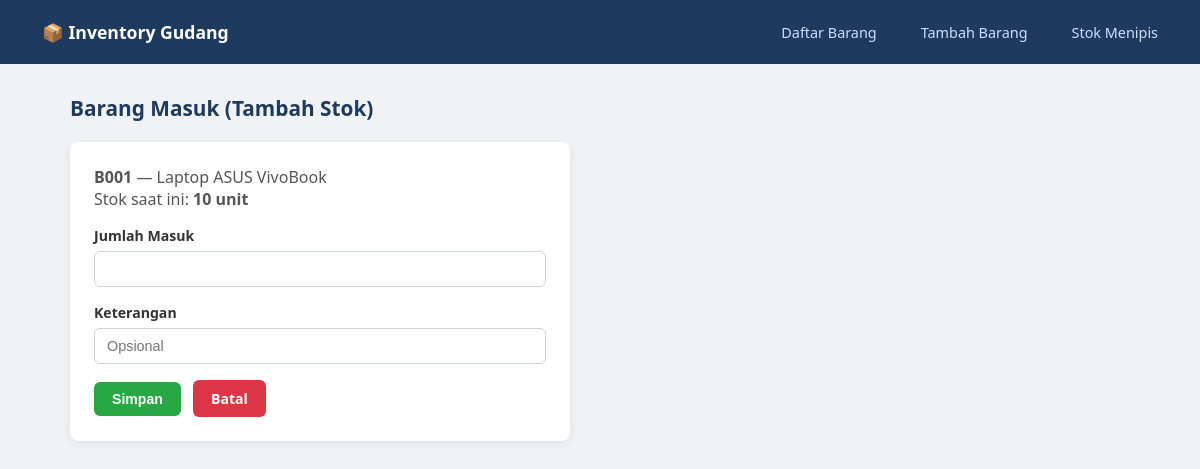
Page /barang_masuk.php?kode=B001 on the committed database.
### tables this page shows
CREATE TABLE IF NOT EXISTS barang (
    kode VARCHAR(10) PRIMARY KEY,
    nama VARCHAR(100) NOT NULL,
    kode_kategori VARCHAR(10) NOT NULL,
    satuan VARCHAR(20) NOT NULL,
    stok INT DEFAULT 0,
    harga_beli DECIMAL(15,2) DEFAULT 0,
    stok_minimum INT DEFAULT 5,
    FOREIGN KEY (kode_kategori) REFERENCES kategori(kode)
);

### barang_masuk.php (the view, shortened to what this page needs)
<?php
require 'config.php';
$kode = strtoupper(trim($_GET['kode'] ?? ''));
$barang = null;
if ($kode) {
    $s = $conn->prepare("SELECT b.*, k.nama AS nama_kategori FROM barang b JOIN kategori k ON b.kode_kategori = k.kode WHERE b.kode = ?");
    $s->bind_param("s", $kode);
    $s->execute();
    $barang = $s->get_result()->fetch_assoc();
}
?>
<!DOCTYPE html>
<html lang="id">
<head>
    <link rel="stylesheet" href="style.css">
</head>
<body>
<?php include 'navbar.php'; ?>
<div class="container">
    <h2>Barang Masuk (Tambah Stok)</h2>
    <?php if ($barang): ?>
    <div class="card" style="max-width:500px">
        <p style="margin-bottom:16px;color:#555">
            <strong><?= htmlspecialchars($barang['kode']) ?></strong> — <?= htmlspecialchars($barang['nama']) ?><br>
            Stok saat ini: <strong><?= $barang['stok'] ?> <?= htmlspecialchars($barang['satuan']) ?></strong>
        </p>
        <form method="POST">
            <div class="form-group">
                <label>Jumlah Masuk</label>
                <input type="number" name="jumlah" min="1" required>
            </div>
            <div class="form-group">
                <label>Keterangan</label>
                <input type="text" name="keterangan" placeholder="Opsional">
            </div>
            <button type="submit" class="btn btn-success">Simpan</button>
            <a href="index.php" class="btn btn-danger" style="margin-left:8px">Batal</a>
        </form>
    </div>
    <?php else: ?>
        <div class="alert alert-danger">Barang tidak ditemukan.</div>
        <a href="index.php" class="btn btn-primary">Kembali</a>
    <?php endif; ?>
</div>
</body>
</html>

### style.css (style rules this page uses)
* { box-sizing: border-box; margin: 0; padding: 0; }
body { font-family: 'Segoe UI', sans-serif; background: #f0f2f5; color: #333; }
.container { max-width: 1100px; margin: 30px auto; padding: 0 20px; }
h2 { margin-bottom: 20px; font-size: 1.3rem; color: #1e3a5f; }
.card { background: #fff; border-radius: 8px; padding: 24px; box-shadow: 0 2px 8px rgba(0,0,0,.08); margin-bottom: 24px; }
.form-group { margin-bottom: 16px; }
label { display: block; margin-bottom: 6px; font-size: 0.88rem; font-weight: 600; }
input[type=text], input[type=number], select { width: 100%; padding: 9px 12px; border: 1px solid #ced4da; border-radius: 6px; font-size: 0.9rem; outline: none; transition: border-color .2s; }
.btn { display: inline-block; padding: 9px 18px; border-radius: 6px; font-size: 0.88rem; font-weight: 600; cursor: pointer; border: none; text-decoration: none; transition: opacity .2s; }
.btn-success { background: #28a745; color: #fff; }
.btn-danger { background: #dc3545; color: #fff; }

### rows in the picture
barang: kode "B001", nama "Laptop ASUS VivoBook", stok "10", satuan "unit"
